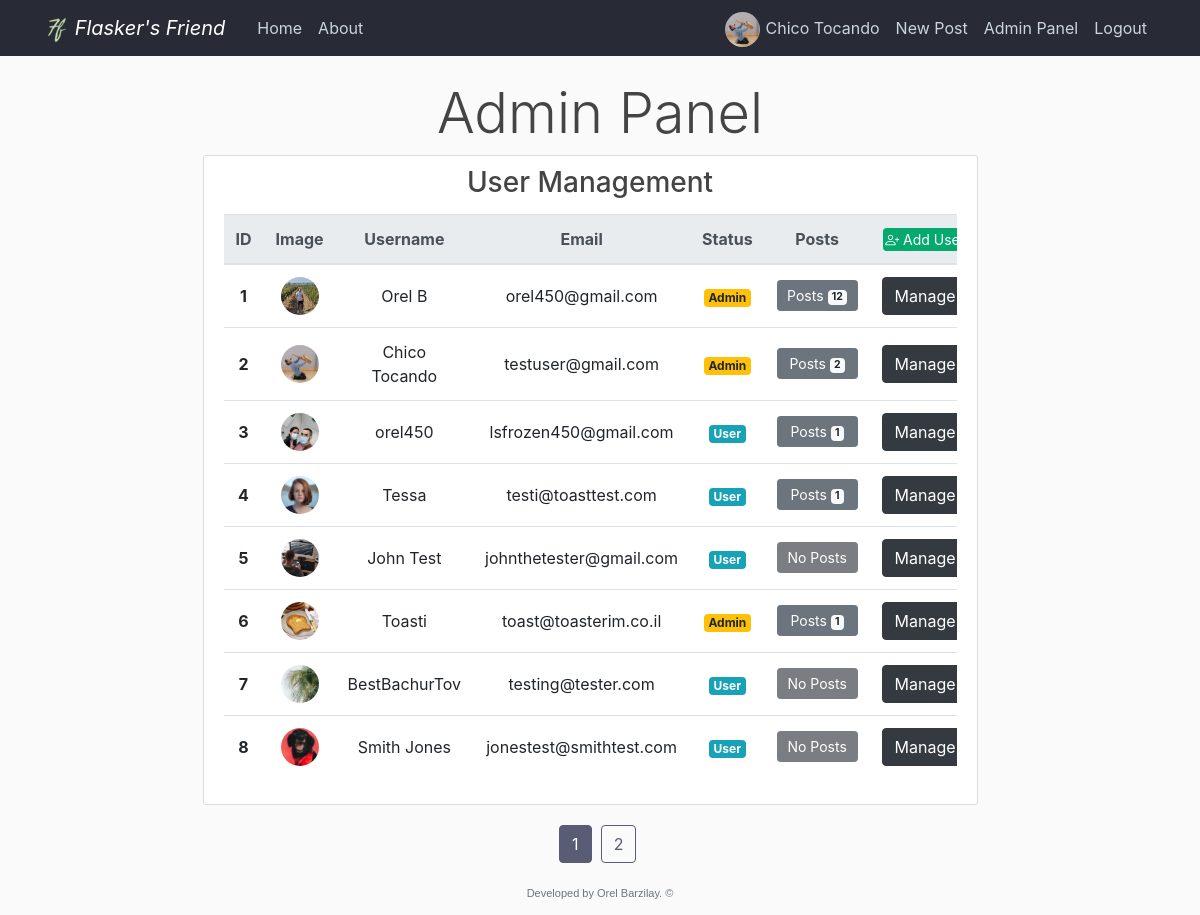
Page /panel?page=1 (signed in) on the committed database.
### flaskblog/models.py (models this page shows, shortened)
class User(db.Model, UserMixin):
    id = db.Column(db.Integer, primary_key=True)
    username = db.Column(db.String(20), unique=True, nullable=False)
    email = db.Column(db.String(120), unique=True, nullable=False)
    image_file = db.Column(db.String(20), nullable=False, default='default.jpg')
    password = db.Column(db.String(60), nullable=False)
    admin = db.Column(db.Integer, nullable=False, default=0)  # Self Added
    posts = db.relationship('Post', backref='author', lazy=True)  # Here we refer the post class
    liked = db.relationship('PostLike', foreign_keys='PostLike.user_id', backref='user', lazy='dynamic')
    disliked = db.relationship('PostDislike', foreign_keys='PostDislike.user_id', backref='user', lazy='dynamic')
    saved = db.relationship('PostSave', foreign_keys='PostSave.user_id', backref='user', lazy='dynamic')

### flaskblog/admin/routes.py (the view)
@admin.route("/panel")
@admin_auth
def admin_panel():
    page = request.args.get('page', 1, type=int)
    users = User.query.filter_by(id=User.id).paginate(page=page, per_page=users_per_page)
    return render_template('admin/admin_panel.html', title='Admin Panel',
                           users=users, per_page=users_per_page, Post=Post())

### flaskblog/admin/utils.py (called while the page is built)
def admin_auth(func):
    @wraps(func)
    @login_required
    def wrapper(*args, **kwargs):
        if current_user.admin:
            return func(*args, **kwargs)
        return abort(403)
    return wrapper

### flaskblog/models.py (called while the page is built)
@login_manager.user_loader
def load_user(user_id):
    return User.query.get(int(user_id))

### flaskblog/templates/admin/admin_panel.html (shortened to what this page needs)
{% extends "layout.html" %}
{% block heading %}
  <h1 class="display-4 text-center">Admin Panel</h1>
{% endblock %}
{% block main_container %}
    <main role="main" class="container col-lg-10">
      <div class="row main-container">
{% endblock %}
{% block sidebox %}
  <div class="col-md-8 table-box">
{% endblock sidebox %}
{% block content %}
<div class="content section">
  <div class="panel panel-default content-section">
    <div class="panel-heading">
        <h3 class="text-center">User Management</h3>
    </div>
    {% set current_page = request.args.get('page') %}
    <div class="table-responsive">
      <table class="table table-hover user-manager-table-mt">
        <thead class="thead-light">
          <tr>
            <th scope="col" class="text-center">ID</th>
            <th scope="col" class="text-center">Image</th>
            <th scope="col" class="text-center">Username</th>
            <th scope="col" class="text-center">Email</th>
            <th scope="col" class="text-center">Status</th>
            <th scope="col" class="text-center">Posts</th>
            <th scope="col" class="text-center">
              <a type="button" class="btn btn-emerald btn-xs" href="{{ url_for('admin.add_user', page=current_page) }}"><i class="bi bi-person-plus"></i> Add User</a>
            </th>
          </tr>
        </thead>
        <tbody>
        {% for user in users.items %}
          <tr>
            <th scope="row" class="text-center align-middle">{{ user.id }}</th>
            <td class="text-center align-middle">
              <img class="rounded-circle table-account-img" src="{{ url_for('static', filename='profile_pics/' + user.image_file) }}">
            </td>
            <td class="text-center align-middle">{{ user.username }}</td>
            <td class="text-center align-middle">{{ user.email }}</td>
            <td class="text-center align-middle">
              {% if user.admin %}
                <span class="badge badge-warning">Admin</span>
              {% else %}
                <span class="badge badge-info">User</span>
              {% endif %}
            </td>
            <td class="text-center align-middle">
              {% set user_post_count = Post.query.filter_by(user_id=user.id).count() %}
              {% if user_post_count == 0 %}
                <button type="button" class="btn btn-dark btn-sm btn-block" disabled>No Posts</button>
              {% else %}
                <a type="button" class="btn btn-secondary btn-sm btn-block align-middle" style="width: 81px;" href="{{ url_for('users.user_posts', username=user.username) }}">
                  Posts <span class="badge badge-light">{{ user_post_count }}</span>
                </a>
              {% endif %}
            <td class="text-center align-middle">
              <a type="button" class="btn btn-dark align-middle" href="{{ url_for('admin.manage_user', page=current_page, user_id=user.id) }}">Manage</a>
            </td>
          </tr>
        {% endfor %}
        </tbody>
      </table>
    </div>
  </div>
</div>
{% endblock content %}
  {% block pagination %}
    {% if users.query.all()|length > per_page %}
      {% for page_num in users.iter_pages(left_edge=1, right_edge=1, left_current=1, right_current=2) %}
        {% if page_num %}
          {% if users.page == page_num %}
            <a class="btn btn-theme mb-4" href="{{ url_for('admin.admin_panel', page=page_num) }}">{{ page_num }}</a>&nbsp
          {% else %}
            <a class="btn btn-outline-theme mb-4" href="{{ url_for('admin.admin_panel', page=page_num) }}">{{ page_num }}</a>&nbsp
          {% endif %}
        {% else %}
          ...
        {% endif %}
      {% endfor %}
    {% endif %}
  {% endblock pagination %}

### flaskblog/templates/layout.html (shortened to what this page needs)
<!DOCTYPE html>
<html lang="en">
<head>
    <link rel="stylesheet" href="https://stackpath.bootstrapcdn.com/bootstrap/4.3.1/css/bootstrap.min.css">
    <link rel="stylesheet" type="text/css" href="{{ url_for('static', filename='main.css') }}">
    <link rel="stylesheet" href="https://cdn.jsdelivr.net/npm/bootstrap-icons@1.5.0/font/bootstrap-icons.css">
</head>
<body>
  <div class="content">
    <header class="site-header">
      <nav class="navbar navbar-expand-md navbar-dark bg-steel fixed-top">
        <div class="container">
          <a class="navbar-brand mr-4 font-italic" href="/">
            <img src="{{ url_for('static', filename='logo_24x24.png') }}" style="height: 24px;">
            Flasker's Friend
          </a>
          <div class="collapse navbar-collapse" id="navbarToggle">
            <div class="navbar-nav mr-auto">
              <a class="nav-item nav-link" href="{{ url_for('main.home') }}">Home</a>
              <a class="nav-item nav-link" href="{{ url_for('main.about') }}">About</a>
            </div>
            <div class="navbar-nav">
              {% if current_user.is_authenticated and current_user.admin == 1 %}
                <a class="nav-item nav-link" style="padding-bottom: 0; padding-top: 4px;" href="{{ url_for('users.account') }}">
                  <img class="rounded-circle navbar-account-img my-auto" src="{{ url_for('static', filename='profile_pics/' + current_user.image_file) }}">
                  {{ current_user.username }}
                </a>
                <a class="nav-item nav-link" href="{{ url_for('posts.new_post') }}">New Post</a>
                <a class="nav-item nav-link" href="{{ url_for('admin.admin_panel') }}">Admin Panel</a>
                <a class="nav-item nav-link" href="{{ url_for('users.logout') }}">Logout</a>
              {% else %}
                <a class="nav-item nav-link" href="{{ url_for('users.login') }}">Login</a>
                <a class="nav-item nav-link" href="{{ url_for('users.register') }}">Register</a>
              {% endif %}
            </div>
          </div>
        </div>
      </nav>
    </header>
    {% block heading %}{% endblock %}
    {% block main_container %}{% endblock main_container %}
        {% block sidebox %}{% endblock sidebox %}
          {% block content %}{% endblock content %}
        </div>
      <div class="container" style="">
          <div class="pagination-container">
            {% block pagination %}{% endblock pagination%}
          </div>
      </div>
    </main>
  </div>
    <footer class="footer">
      <p class="site-footer text-muted text-center">Developed by Orel Barzilay. &copy;</p>
    </footer>
</body>
</html>

### flaskblog/static/main.css (style rules this page uses)
html, body { height: 95.8%; }
.content { flex: 1 0 auto; }
body { background: #fafafa; color: #333333; margin-top: 5rem; display: flex; flex-direction: column; }
h1, h2, h3, h4, h5, h6 { color: #444444; }
.bg-steel { background-color: #282a35; }
.site-header .navbar-nav .nav-link { color: #cbd5db; }
.content-section { background: #ffffff; padding: 10px 20px; border: 1px solid #dddddd; border-radius: 3px; margin-bottom: 20px; }
.table-account-img { object-fit: cover; height: 38px; width: 38px; }
.navbar-account-img { object-fit: cover; margin-right: 1px; height: 35px; width: 35px; }
.table-box { max-width: 775px; margin-inline-end: 20px; padding: 0; }
.user-manager-table-mt { margin-top: 6px; }
.btn-xs { width: 83.5px; padding: 0rem 0rem; font-size: .875rem; line-height: 1.5; border-radius: .2rem; vertical-align: baseline; }
.main-container { justify-content: center; }
.btn-theme { color: #fff; background-color: #585c74; border-color: #585c74; }
.btn-outline-theme { color: #585c74; border-color: #585c74; }
.btn-emerald { color: #fff; background-color: #04AA6D; border-color: #04AA6D; }
.pagination-container { width: fit-content; margin: 0 auto; }
.footer { flex-shrink: 0; }
.site-footer { font: normal 11px arial,Calibri,Verdana,Geneva,sans-serif; }

### rows in the picture
User: image_file (picture), username "Chico Tocando", id "2", email "testuser@gmail.com", admin "Admin"
User: id "1", image_file (picture), username "Orel B", email "orel450@gmail.com", admin "Admin", user_post_count "12"
User: id "3", image_file (picture), username "orel450", email "lsfrozen450@gmail.com", admin "User", user_post_count "1"
User: id "4", image_file (picture), username "Tessa", email "testi@toasttest.com", admin "User", user_post_count "1"
User: id "5", image_file (picture), username "John Test", email "johnthetester@gmail.com", admin "User", shows "No Posts"
User: id "6", image_file (picture), username "Toasti", email "toast@toasterim.co.il", shows "Admin", admin "1"
User: id "7", image_file (picture), username "BestBachurTov", email "testing@tester.com", admin "User", shows "No Posts"
User: id "8", image_file (picture), username "Smith Jones", email "jonestest@smithtest.com", admin "User", shows "No Posts"

### other values in the picture
{{ page_num }} "1"
{{ page_num }} "2"
